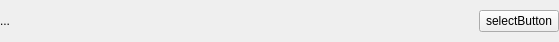
<?xml version="1.0" encoding="UTF-8"?>
<ui version="4.0">
 <class>FileSelector</class>
 <widget class="QWidget" name="FileSelector">
  <property name="geometry">
   <rect>
    <x>0</x>
    <y>0</y>
    <width>559</width>
    <height>42</height>
   </rect>
  </property>
  <property name="windowTitle">
   <string notr="true">FileSelector</string>
  </property>
  <layout class="QHBoxLayout" name="horizontalLayout_2">
   <property name="leftMargin">
    <number>0</number>
   </property>
   <property name="topMargin">
    <number>0</number>
   </property>
   <property name="rightMargin">
    <number>0</number>
   </property>
   <property name="bottomMargin">
    <number>0</number>
   </property>
   <item>
    <widget class="ElidedLabel" name="elidedLabel">
     <property name="sizePolicy">
      <sizepolicy hsizetype="Expanding" vsizetype="Preferred">
       <horstretch>0</horstretch>
       <verstretch>0</verstretch>
      </sizepolicy>
     </property>
     <property name="text">
      <string notr="true">...</string>
     </property>
    </widget>
   </item>
   <item>
    <widget class="QPushButton" name="selectButton">
     <property name="text">
      <string>selectButton</string>
     </property>
    </widget>
   </item>
  </layout>
 </widget>
 <customwidgets>
  <customwidget>
   <class>ElidedLabel</class>
   <extends>QLabel</extends>
   <header>ui.implements.components.elidedLabel</header>
  </customwidget>
 </customwidgets>
 <resources/>
 <connections/>
</ui>
